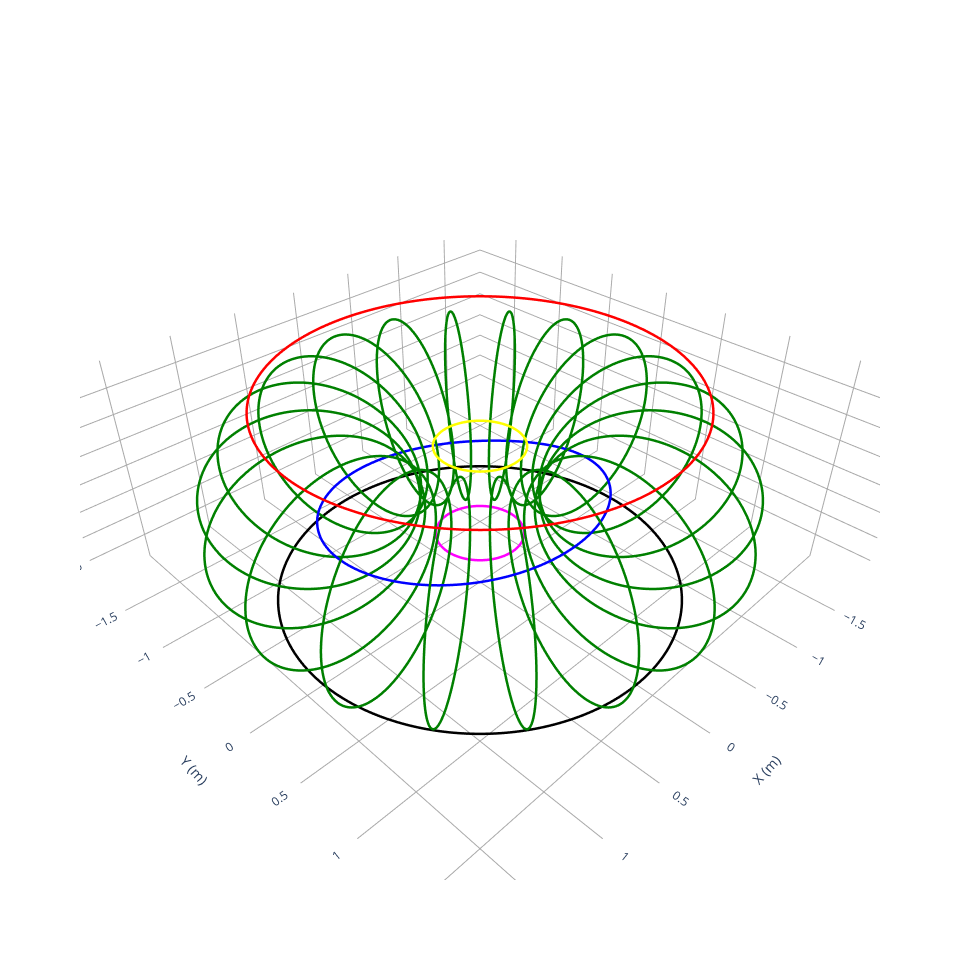

Notebook source saved alongside this figure:
### Code cell
# plot coils in different colors to see which is which
fig = plot_coils(coils.coils[0], color="red")
fig = plot_coils(coils.coils[1], color="black", fig=fig)
fig = plot_coils(coils.coils[2], color="green", fig=fig)
fig = plot_coils(coils.coils[3], color="blue", fig=fig)
fig = plot_coils(coils.coils[4], color="yellow", fig=fig)
fig = plot_coils(coils.coils[5], color="magenta", fig=fig)
fig

### Figure 1 — Plotly figure (JSON) as saved in the notebook; plotly's stock layout.template omitted (floating-point values rounded to 4 significant figures; data arrays with more than 128 entries replaced by an {"elided": "..."} marker saying what was removed)
{"data": [{"hovertext": "Current = 27738.192668783464 (A)", "line": {"color": "red", "dash": "solid", "width": 5}, "marker": {"opacity": 0, "size": 0}, "name": "CoilSet[0]", "showlegend": false, "type": "scatter3d", "x": {"elided": "801 float values"}, "y": {"elided": "801 float values"}, "z": {"elided": "801 float values"}}, {"hovertext": "Current = 27738.19299999832 (A)", "line": {"color": "black", "dash": "solid", "width": 5}, "marker": {"opacity": 0, "size": 0}, "name": "CoilSet[0]", "showlegend": false, "type": "scatter3d", "x": {"elided": "801 float values"}, "y": {"elided": "801 float values"}, "z": {"elided": "801 float values"}}, {"hovertext": "Current = -100520.66083440566 (A)", "line": {"color": "green", "dash": "solid", "width": 5}, "marker": {"opacity": 0, "size": 0}, "name": "CoilSet[0]", "showlegend": false, "type": "scatter3d", "x": {"elided": "801 float values"}, "y": {"elided": "801 float values"}, "z": {"elided": "801 float values"}}, {"hovertext": "Current = -100520.66083440566 (A)", "line": {"color": "green", "dash": "solid", "width": 5}, "marker": {"opacity": 0, "size": 0}, "name": "CoilSet[1]", "showlegend": false, "type": "scatter3d", "x": {"elided": "801 float values"}, "y": {"elided": "801 float values"}, "z": {"elided": "801 float values"}}, {"hovertext": "Current = -100520.66083440566 (A)", "line": {"color": "green", "dash": "solid", "width": 5}, "marker": {"opacity": 0, "size": 0}, "name": "CoilSet[2]", "showlegend": false, "type": "scatter3d", "x": {"elided": "801 float values"}, "y": {"elided": "801 float values"}, "z": {"elided": "801 float values"}}, {"hovertext": "Current = -100520.66083440566 (A)", "line": {"color": "green", "dash": "solid", "width": 5}, "marker": {"opacity": 0, "size": 0}, "name": "CoilSet[3]", "showlegend": false, "type": "scatter3d", "x": {"elided": "801 float values"}, "y": {"elided": "801 float values"}, "z": {"elided": "801 float values"}}, {"hovertext": "Current = -100520.66083440566 (A)", "line": {"color": "green", "dash": "solid", "width": 5}, "marker": {"opacity": 0, "size": 0}, "name": "CoilSet[4]", "showlegend": false, "type": "scatter3d", "x": {"elided": "801 float values"}, "y": {"elided": "801 float values"}, "z": {"elided": "801 float values"}}, {"hovertext": "Current = -100520.66083440566 (A)", "line": {"color": "green", "dash": "solid", "width": 5}, "marker": {"opacity": 0, "size": 0}, "name": "CoilSet[5]", "showlegend": false, "type": "scatter3d", "x": {"elided": "801 float values"}, "y": {"elided": "801 float values"}, "z": {"elided": "801 float values"}}, {"hovertext": "Current = -100520.66083440566 (A)", "line": {"color": "green", "dash": "solid", "width": 5}, "marker": {"opacity": 0, "size": 0}, "name": "CoilSet[6]", "showlegend": false, "type": "scatter3d", "x": {"elided": "801 float values"}, "y": {"elided": "801 float values"}, "z": {"elided": "801 float values"}}, {"hovertext": "Current = -100520.66083440566 (A)", "line": {"color": "green", "dash": "solid", "width": 5}, "marker": {"opacity": 0, "size": 0}, "name": "CoilSet[7]", "showlegend": false, "type": "scatter3d", "x": {"elided": "801 float values"}, "y": {"elided": "801 float values"}, "z": {"elided": "801 float values"}}, {"hovertext": "Current = -100520.66083440566 (A)", "line": {"color": "green", "dash": "solid", "width": 5}, "marker": {"opacity": 0, "size": 0}, "name": "CoilSet[8]", "showlegend": false, "type": "scatter3d", "x": {"elided": "801 float values"}, "y": {"elided": "801 float values"}, "z": {"elided": "801 float values"}}, {"hovertext": "Current = -100520.66083440566 (A)", "line": {"color": "green", "dash": "solid", "width": 5}, "marker": {"opacity": 0, "size": 0}, "name": "CoilSet[9]", "showlegend": false, "type": "scatter3d", "x": {"elided": "801 float values"}, "y": {"elided": "801 float values"}, "z": {"elided": "801 float values"}}, {"hovertext": "Current = -100520.66083440566 (A)", "line": {"color": "green", "dash": "solid", "width": 5}, "marker": {"opacity": 0, "size": 0}, "name": "CoilSet[10]", "showlegend": false, "type": "scatter3d", "x": {"elided": "801 float values"}, "y": {"elided": "801 float values"}, "z": {"elided": "801 float values"}}, {"hovertext": "Current = -100520.66083440566 (A)", "line": {"color": "green", "dash": "solid", "width": 5}, "marker": {"opacity": 0, "size": 0}, "name": "CoilSet[11]", "showlegend": false, "type": "scatter3d", "x": {"elided": "801 float values"}, "y": {"elided": "801 float values"}, "z": {"elided": "801 float values"}}, {"hovertext": "Current = -100520.66083440566 (A)", "line": {"color": "green", "dash": "solid", "width": 5}, "marker": {"opacity": 0, "size": 0}, "name": "CoilSet[12]", "showlegend": false, "type": "scatter3d", "x": {"elided": "801 float values"}, "y": {"elided": "801 float values"}, "z": {"elided": "801 float values"}}, {"hovertext": "Current = -100520.66083440566 (A)", "line": {"color": "green", "dash": "solid", "width": 5}, "marker": {"opacity": 0, "size": 0}, "name": "CoilSet[13]", "showlegend": false, "type": "scatter3d", "x": {"elided": "801 float values"}, "y": {"elided": "801 float values"}, "z": {"elided": "801 float values"}}, {"hovertext": "Current = -100520.66083440566 (A)", "line": {"color": "green", "dash": "solid", "width": 5}, "marker": {"opacity": 0, "size": 0}, "name": "CoilSet[14]", "showlegend": false, "type": "scatter3d", "x": {"elided": "801 float values"}, "y": {"elided": "801 float values"}, "z": {"elided": "801 float values"}}, {"hovertext": "Current = -100520.66083440566 (A)", "line": {"color": "green", "dash": "solid", "width": 5}, "marker": {"opacity": 0, "size": 0}, "name": "CoilSet[15]", "showlegend": false, "type": "scatter3d", "x": {"elided": "801 float values"}, "y": {"elided": "801 float values"}, "z": {"elided": "801 float values"}}, {"hovertext": "Current = -100520.66083440566 (A)", "line": {"color": "green", "dash": "solid", "width": 5}, "marker": {"opacity": 0, "size": 0}, "name": "CoilSet[16]", "showlegend": false, "type": "scatter3d", "x": {"elided": "801 float values"}, "y": {"elided": "801 float values"}, "z": {"elided": "801 float values"}}, {"hovertext": "Current = -100520.66083440566 (A)", "line": {"color": "green", "dash": "solid", "width": 5}, "marker": {"opacity": 0, "size": 0}, "name": "CoilSet[17]", "showlegend": false, "type": "scatter3d", "x": {"elided": "801 float values"}, "y": {"elided": "801 float values"}, "z": {"elided": "801 float values"}}, {"hovertext": "Current = -100520.66083440566 (A)", "line": {"color": "green", "dash": "solid", "width": 5}, "marker": {"opacity": 0, "size": 0}, "name": "CoilSet[18]", "showlegend": false, "type": "scatter3d", "x": {"elided": "801 float values"}, "y": {"elided": "801 float values"}, "z": {"elided": "801 float values"}}, {"hovertext": "Current = -100520.66083440566 (A)", "line": {"color": "green", "dash": "solid", "width": 5}, "marker": {"opacity": 0, "size": 0}, "name": "CoilSet[19]", "showlegend": false, "type": "scatter3d", "x": {"elided": "801 float values"}, "y": {"elided": "801 float values"}, "z": {"elided": "801 float values"}}, {"hovertext": "Current = -2100.0 (A)", "line": {"color": "blue", "dash": "solid", "width": 5}, "marker": {"opacity": 0, "size": 0}, "name": "CoilSet[0]", "showlegend": false, "type": "scatter3d", "x": {"elided": "801 float values"}, "y": {"elided": "801 float values"}, "z": {"elided": "801 float values"}}, {"hovertext": "Current = 500.0008226423691 (A)", "line": {"color": "yellow", "dash": "solid", "width": 5}, "marker": {"opacity": 0, "size": 0}, "name": "CoilSet[0]", "showlegend": false, "type": "scatter3d", "x": {"elided": "801 float values"}, "y": {"elided": "801 float values"}, "z": {"elided": "801 float values"}}, {"hovertext": "Current = 499.99917735763097 (A)", "line": {"color": "magenta", "dash": "solid", "width": 5}, "marker": {"opacity": 0, "size": 0}, "name": "CoilSet[0]", "showlegend": false, "type": "scatter3d", "x": {"elided": "801 float values"}, "y": {"elided": "801 float values"}, "z": {"elided": "801 float values"}}], "layout": {"height": 960.5, "scene": {"aspectmode": "data", "xaxis": {"backgroundcolor": "white", "gridcolor": "darkgrey", "showbackground": false, "showgrid": true, "showticklabels": true, "title": {"text": "X (m)"}, "zeroline": true, "zerolinecolor": "darkgrey"}, "yaxis": {"backgroundcolor": "white", "gridcolor": "darkgrey", "showbackground": false, "showgrid": true, "showticklabels": true, "title": {"text": "Y (m)"}, "zeroline": true, "zerolinecolor": "darkgrey"}, "zaxis": {"backgroundcolor": "white", "gridcolor": "darkgrey", "showbackground": false, "showgrid": true, "showticklabels": true, "title": {"text": "Z (m)"}, "zeroline": true, "zerolinecolor": "darkgrey"}}, "width": 960.5}}
